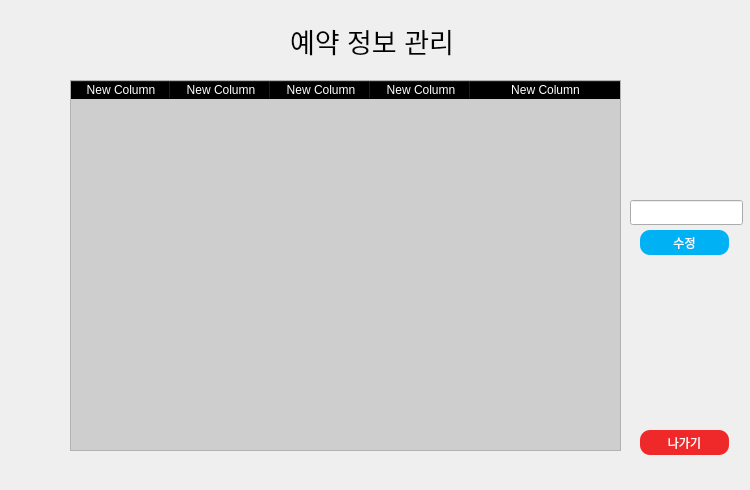
<?xml version="1.0" encoding="UTF-8"?>
<ui version="4.0">
 <class>reservation</class>
 <widget class="QDialog" name="reservation">
  <property name="geometry">
   <rect>
    <x>0</x>
    <y>0</y>
    <width>750</width>
    <height>490</height>
   </rect>
  </property>
  <property name="windowTitle">
   <string>Dialog</string>
  </property>
  <widget class="QPushButton" name="out_btn">
   <property name="geometry">
    <rect>
     <x>640</x>
     <y>430</y>
     <width>89</width>
     <height>25</height>
    </rect>
   </property>
   <property name="styleSheet">
    <string notr="true">QPushButton{
	background-color: rgb(239, 41,41);
	color: rgb(255, 255, 255);
    border-radius: 10px;
}
QPushButton:hover{
	
	background-color: rgb(255, 255, 255);
	color: rgb(239, 41, 41);
    border-radius: 10px;
}</string>
   </property>
   <property name="text">
    <string>나가기</string>
   </property>
  </widget>
  <widget class="QLabel" name="label">
   <property name="geometry">
    <rect>
     <x>290</x>
     <y>10</y>
     <width>321</width>
     <height>61</height>
    </rect>
   </property>
   <property name="font">
    <font>
     <pointsize>20</pointsize>
    </font>
   </property>
   <property name="text">
    <string>예약 정보 관리</string>
   </property>
  </widget>
  <widget class="QTableWidget" name="tableWidget">
   <property name="geometry">
    <rect>
     <x>70</x>
     <y>80</y>
     <width>551</width>
     <height>371</height>
    </rect>
   </property>
   <property name="styleSheet">
    <string notr="true">background-color: rgba(0, 0, 0, 35);
selection-background-color: rgb(237, 212, 0);

color: rgb(255, 255, 255);
</string>
   </property>
   <attribute name="horizontalHeaderDefaultSectionSize">
    <number>100</number>
   </attribute>
   <attribute name="horizontalHeaderStretchLastSection">
    <bool>true</bool>
   </attribute>
   <column>
    <property name="text">
     <string>New Column</string>
    </property>
   </column>
   <column>
    <property name="text">
     <string>New Column</string>
    </property>
   </column>
   <column>
    <property name="text">
     <string>New Column</string>
    </property>
   </column>
   <column>
    <property name="text">
     <string>New Column</string>
    </property>
   </column>
   <column>
    <property name="text">
     <string>New Column</string>
    </property>
   </column>
  </widget>
  <widget class="QLineEdit" name="input">
   <property name="geometry">
    <rect>
     <x>630</x>
     <y>200</y>
     <width>113</width>
     <height>25</height>
    </rect>
   </property>
  </widget>
  <widget class="QPushButton" name="fix_btn">
   <property name="geometry">
    <rect>
     <x>640</x>
     <y>230</y>
     <width>89</width>
     <height>25</height>
    </rect>
   </property>
   <property name="styleSheet">
    <string notr="true">QPushButton{
	background-color: rgb(0, 177,244);
	color: rgb(255, 255, 255);
    border-radius: 10px;
}
QPushButton:hover{
	
	background-color: rgb(255, 255, 255);
	color: rgb(0, 177, 244);
    border-radius: 10px;
}</string>
   </property>
   <property name="text">
    <string>수정</string>
   </property>
  </widget>
  <widget class="QLabel" name="label_2">
   <property name="geometry">
    <rect>
     <x>0</x>
     <y>0</y>
     <width>750</width>
     <height>490</height>
    </rect>
   </property>
   <property name="text">
    <string/>
   </property>
   <property name="pixmap">
    <pixmap>../다운로드/pngwing.com (3).png</pixmap>
   </property>
   <property name="scaledContents">
    <bool>true</bool>
   </property>
  </widget>
  <zorder>label_2</zorder>
  <zorder>out_btn</zorder>
  <zorder>label</zorder>
  <zorder>tableWidget</zorder>
  <zorder>input</zorder>
  <zorder>fix_btn</zorder>
 </widget>
 <resources/>
 <connections/>
</ui>
